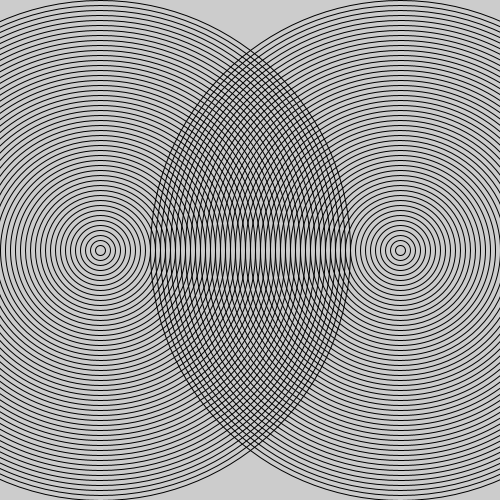
Frame 1 (no input)
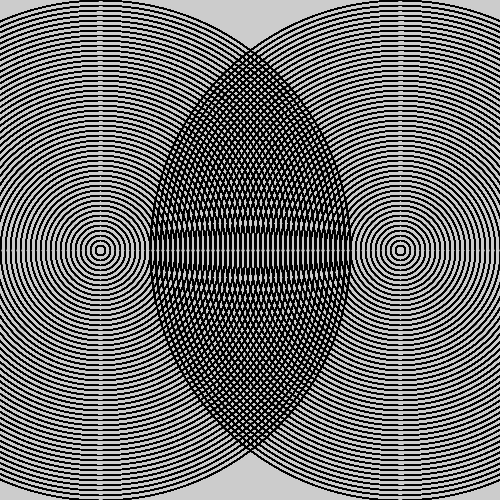
Frame 60 (the mouse pressed at the canvas centre just before this capture)
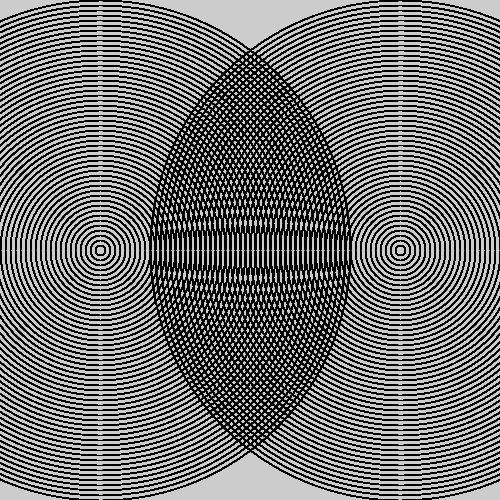
Frame 120 (the mouse held since frame 60 and released just before this capture)

The Processing sketch that drew these frames (run headless with seeded random() and noise(); from frame 60 on, the mouse is pressed at the canvas centre):

// Processing sketch: amazing_rings
// ── amazing_rings.pde
void setup(){
  size(500,500);
  
}
void draw(){
  int mom = 10;
  for(int i = 0; i<50; i++){
    noFill();
    ellipse(100,250,mom,mom);
    mom = mom+10;
    
    
  }
  int dad = 10;
    for(int i = 0; i<50; i++){
    noFill();
    ellipse(400,250,dad,dad);
    dad = dad+10;
    
    
  }
}
